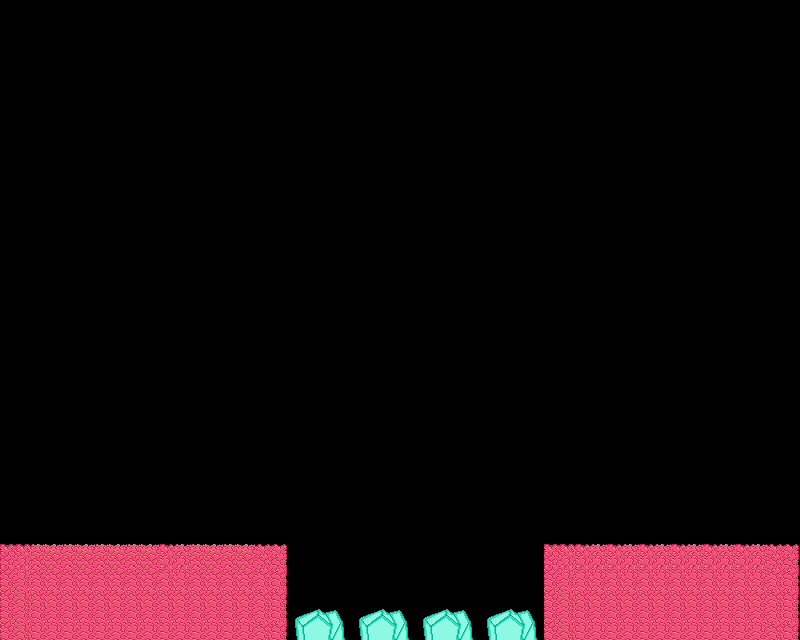

This game map was drawn from its Tiled (.tmx) file and the tilesets committed beside it. A one-line description and the full map source follow:
An orthogonal 25x20 tile map with 32x32 px tiles, 1 tile layer (Background) and 6 objects.

<map version="1.10" tiledversion="1.10.2" orientation="orthogonal" renderorder="right-down" width="25" height="20" tilewidth="32" tileheight="32" infinite="0" nextlayerid="3" nextobjectid="8">
 <editorsettings>
  <export target="map.json" format="json" />
 </editorsettings>
 <tileset firstgid="1" name="tileset" tilewidth="32" tileheight="32" tilecount="128" columns="8">
  <image source="../tileset.png" trans="ff00ff" width="256" height="512" />
 </tileset>
 <layer id="1" name="Background" width="25" height="20">
  <data encoding="csv">
0,0,0,0,0,0,0,0,0,0,0,0,0,0,0,0,0,0,0,0,0,0,0,0,0,
0,0,0,0,0,0,0,0,0,0,0,0,0,0,0,0,0,0,0,0,0,0,0,0,0,
0,0,0,0,0,0,0,0,0,0,0,0,0,0,0,0,0,0,0,0,0,0,0,0,0,
0,0,0,0,0,0,0,0,0,0,0,0,0,0,0,0,0,0,0,0,0,0,0,0,0,
0,0,0,0,0,0,0,0,0,0,0,0,0,0,0,0,0,0,0,0,0,0,0,0,0,
0,0,0,0,0,0,0,0,0,0,0,0,0,0,0,0,0,0,0,0,0,0,0,0,0,
0,0,0,0,0,0,0,0,0,0,0,0,0,0,0,0,0,0,0,0,0,0,0,0,0,
0,0,0,0,0,0,0,0,0,0,0,0,0,0,0,0,0,0,0,0,0,0,0,0,0,
0,0,0,0,0,0,0,0,0,0,0,0,0,0,0,0,0,0,0,0,0,0,0,0,0,
0,0,0,0,0,0,0,0,0,0,0,0,0,0,0,0,0,0,0,0,0,0,0,0,0,
0,0,0,0,0,0,0,0,0,0,0,0,0,0,0,0,0,0,0,0,0,0,0,0,0,
0,0,0,0,0,0,0,0,0,0,0,0,0,0,0,0,0,0,0,0,0,0,0,0,0,
0,0,0,0,0,0,0,0,0,0,0,0,0,0,0,0,0,0,0,0,0,0,0,0,0,
0,0,0,0,0,0,0,0,0,0,0,0,0,0,0,0,0,0,0,0,0,0,0,0,0,
0,0,0,0,0,0,0,0,0,0,0,0,0,0,0,0,0,0,0,0,0,0,0,0,0,
0,0,0,0,0,0,0,0,0,0,0,0,0,0,0,0,0,0,0,0,0,0,0,0,0,
0,0,0,0,0,0,0,0,0,0,0,0,0,0,0,0,0,0,0,0,0,0,0,0,0,
9,11,11,11,11,10,11,11,12,0,0,0,0,0,0,0,0,9,10,10,10,10,10,10,12,
17,19,19,19,19,19,19,19,20,0,0,0,0,0,0,0,0,17,19,19,19,19,19,19,20,
17,18,18,18,18,18,18,18,20,73,74,73,74,73,74,73,74,17,18,18,18,18,18,18,20
</data>
 </layer>
 <objectgroup id="2" name="Background collision">
  <object id="1" x="0" y="545" width="287" height="95" />
  <object id="2" x="542" y="542" width="256" height="98" />
  <object id="3" x="800" y="257" width="43" height="288" />
  <object id="4" x="-58" y="285" width="59" height="265" />
  <object id="5" x="289" y="613" width="253" height="29">
   <properties>
    <property name="Death" type="bool" value="true" />
   </properties>
  </object>
  <object id="6" x="774" y="518" width="25" height="24">
   <properties>
    <property name="Goal" type="bool" value="true" />
   </properties>
  </object>
 </objectgroup>
</map>
